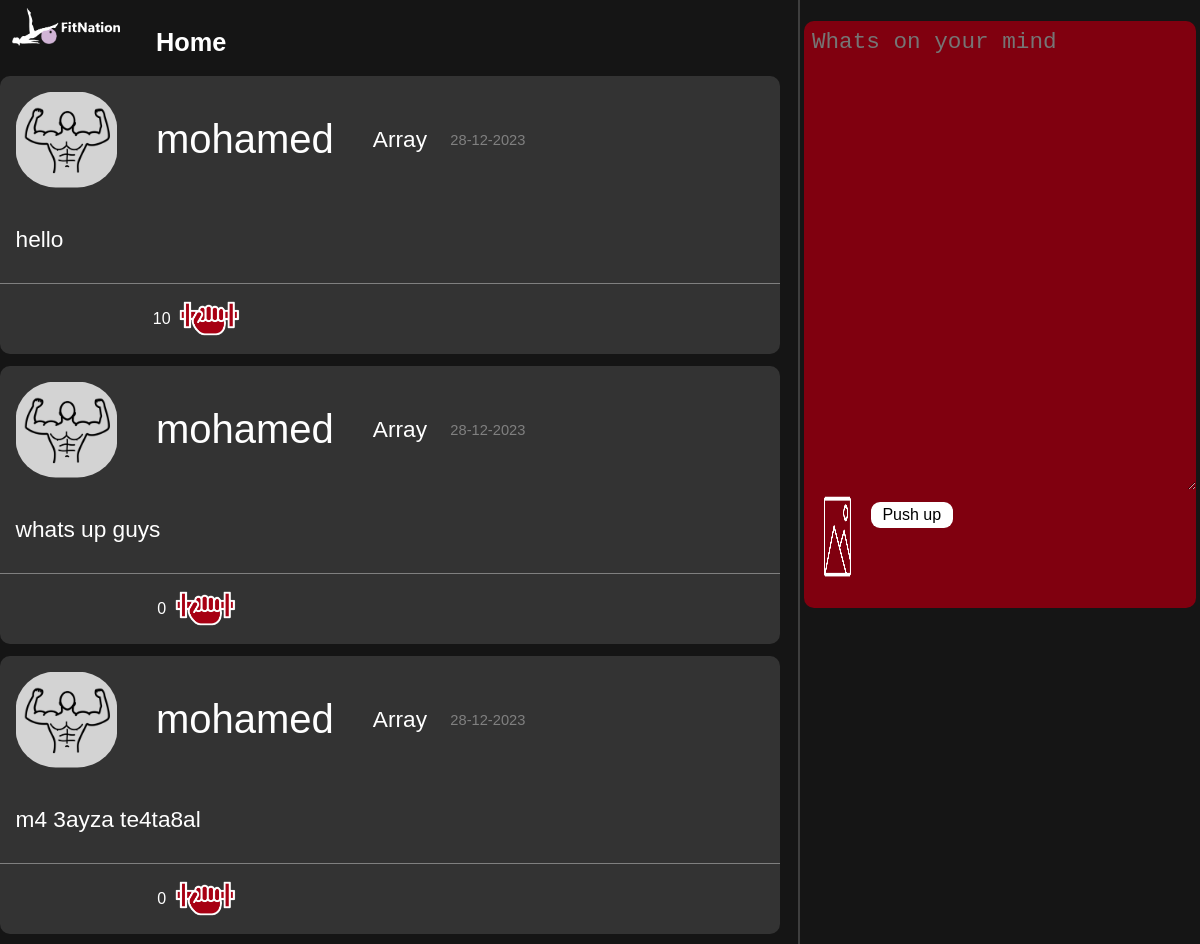
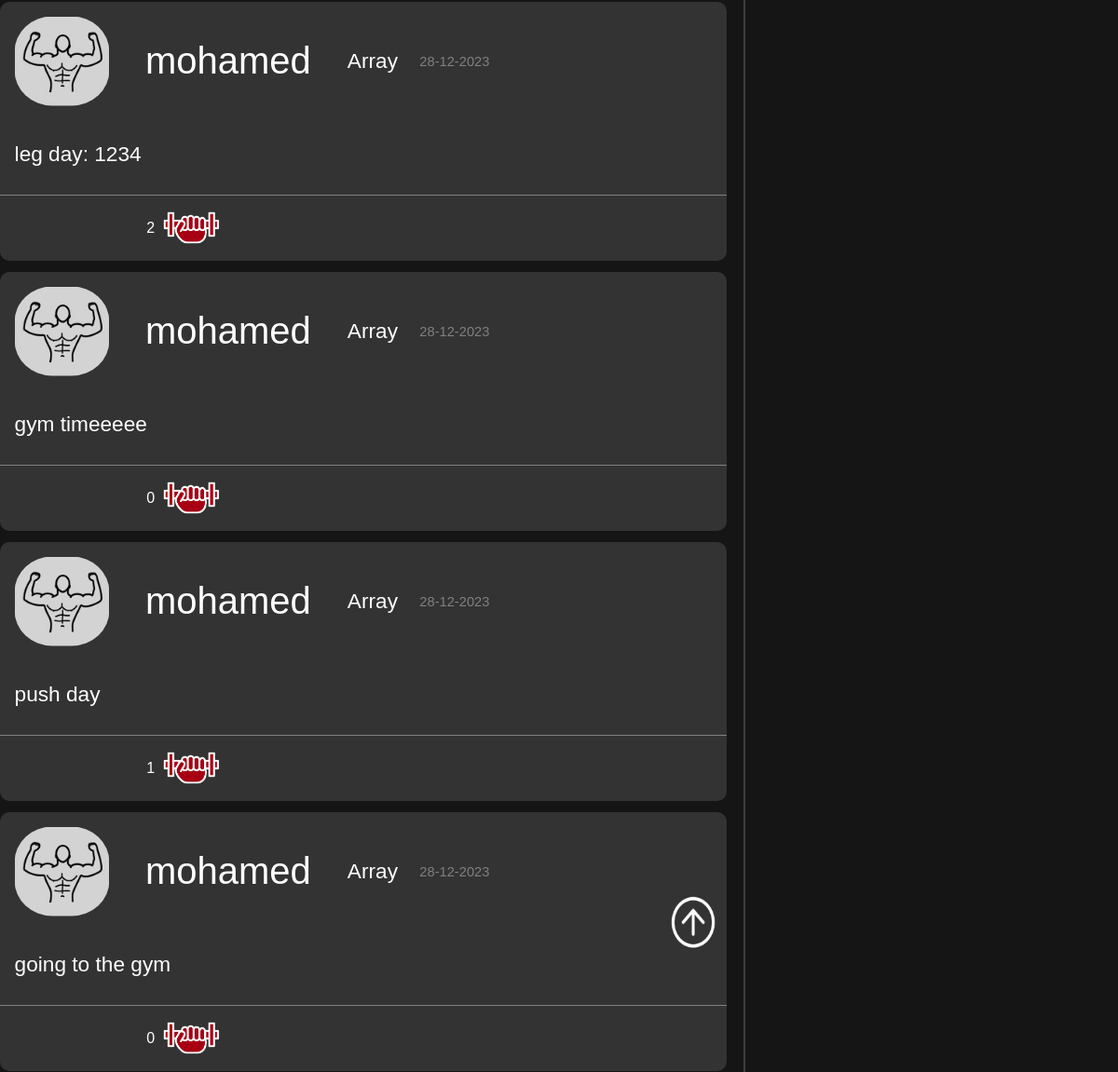
/blog.php (signed in), run on an earlier commit of the app's database (2 pictures, top to bottom).
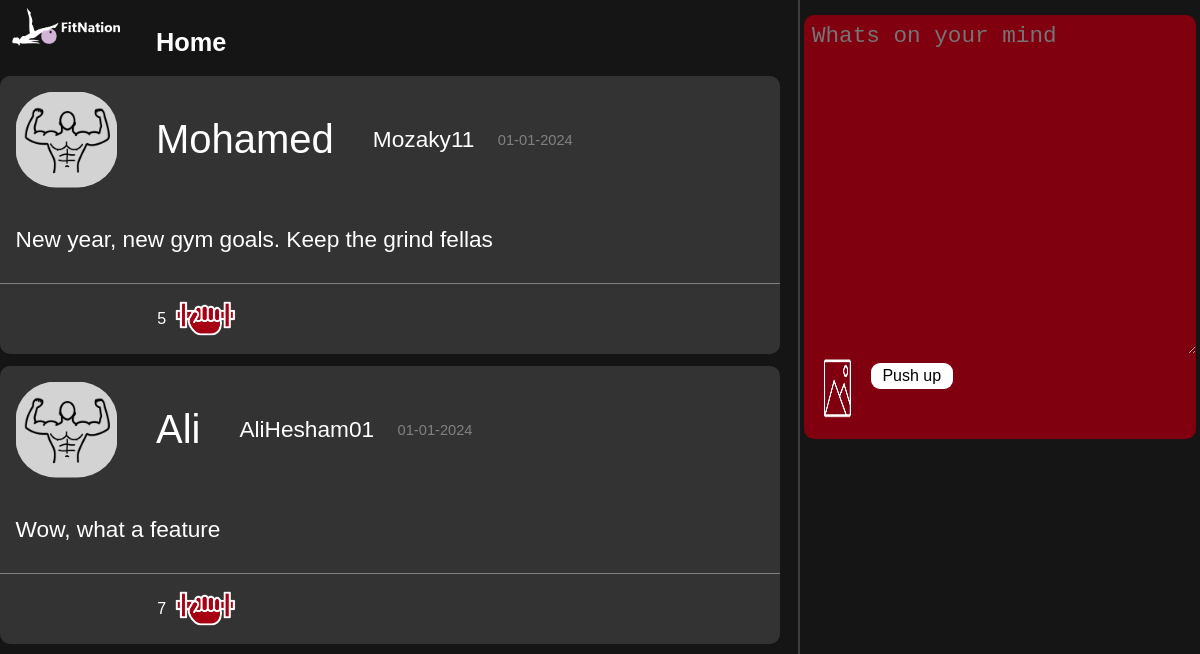
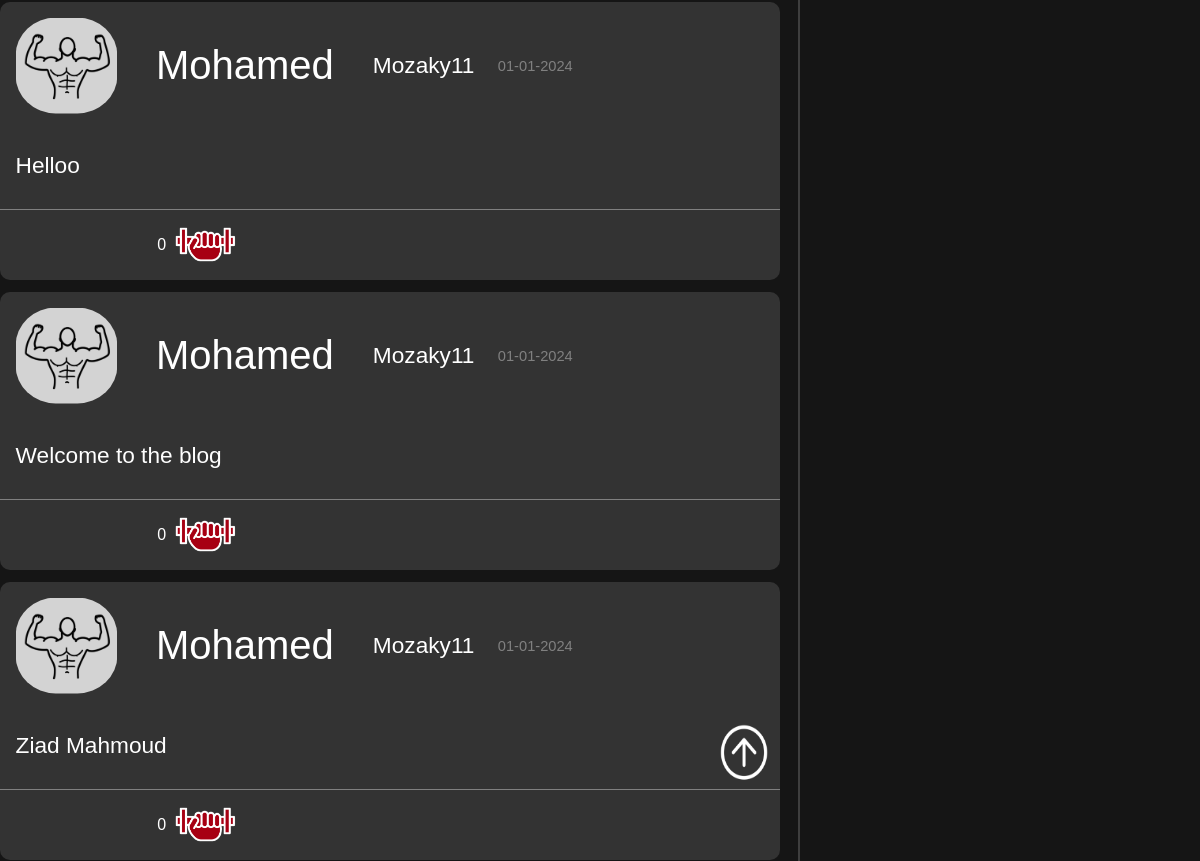
And on a later commit of the database (2 pictures, top to bottom).
### tables this page shows
CREATE TABLE `posts` (
  `Id` int(11) NOT NULL,
  `UserPosted` varchar(30) NOT NULL,
  `Likes` int(11) NOT NULL,
  `Time` varchar(15) NOT NULL,
  `Text` varchar(140) NOT NULL,
  `Image` varchar(30) NOT NULL
);

CREATE TABLE `user` (
  `ID` int(11) NOT NULL,
  `First_Name` varchar(30) NOT NULL,
  `Last_Name` varchar(30) NOT NULL,
  `Username` varchar(30) NOT NULL,
  `Password` varchar(30) NOT NULL,
  `Email` varchar(30) NOT NULL,
  `Phone_Number` int(11) NOT NULL
);

### blog.php (the view, shortened to what this page needs)
<?php
$con = new mysqli('localhost', 'root', '', 'fitnation');
?>
<html>
<head>
    <link rel="stylesheet" href="css/blog.css" type="text/css" />
</head>
<body>
    <img src="assets/img/logo.png" id="logo">
    <a href="index.php" id="home">Home</a>
    <div id="feed">
        <img src="assets/icons/upIcon.png" id="upImg">
        <?php
        $stmt = $con->prepare('select Id , UserPosted , Likes , Time , Text , Image from posts');
        $stmt->execute();
        $result = $stmt->get_result();
        while ($post = $result->fetch_assoc()) {
            $stmt2 = $con->prepare('select First_Name from user where Username = ?');
            $stmt2->bind_param("s", $post["UserPosted"]);
            $stmt2->execute();
            $result2 = $stmt2->get_result();
            $fname = $result2->fetch_assoc();
        ?>
            <br>
            <div id="post">
                <div id="info">
                    <img src="assets/icons/userProfile.png" id="userImg">
                    <span id="Name"><?php echo $fname['First_Name']; ?> </span>
                    <span id="userName"><?php echo $post["UserPosted"]; ?> </span>
                    <span id="time"><?php echo $post["Time"]; ?></span>
                </div>
                <div id="postContent">
                    <div id="postText">
                        <p><?php echo $post["Text"]; ?></p>
                    </div>
                </div>
                <div id="postIcons">
                    <span style="margin-right: 1%;"><?php echo $post["Likes"]; ?></span>
                    <?php $LikeId = $post["Id"];
                    echo "<a href=\"DB/connections/addLike.php?id=$LikeId\"><img id=\"like\" src=\"assets/icons/like2.png\"></a>" ?>
                </div>
            </div>
        <?php }
        ?>
    </div>
    <div id="rightSide">
        <form action="DB/connections/insertpost.php" method="post" id="newPost">
            <textarea name="textarea" id="textarea" placeholder="Whats on your mind" required></textarea><br>
            <img src="assets/icons/uploadImg.png" id="uploadImg">
            <input type="submit" value="Push up" id="pushUp">
        </form>
    </div>
</body>
</html>

### css/blog.css (style rules this page uses)
html { height: 102%; width: 100%; font-family: "Oswald", sans-serif; }
body { width: 100%; height: 100%; position: relative; margin: 0; background-color: rgb(21, 21, 21); }
#logo { position: absolute; top: 1%; left: 1%; width: 9%; }
#home { text-decoration: none; font-size: 19pt; font-weight: bold; position: absolute; top: 3.5%; left: 13%; color: white; cursor: pointer; }
#feed { position: relative; top: 1%; }
#post { background-color: rgb(51, 51, 51); border-radius: 10px; color: white; width: 65%; position: relative; top: 2%; display: inline-block; margin-top: 1%; }
#info { display: flex; justify-content: flex-start; align-items: center; }
#userImg { width: 13%; padding: 2%; border-radius: 42%; }
#Name { padding: 3%; font-size: 30pt; }
#userName { padding: 2%; font-size: 17pt; }
#time { padding: 1%; font-size: 11pt; color: gray; }
#postText { padding-left: 2%; font-size: 17pt; }
#postIcons { border-top: solid 1px gray; margin-top: 1%; padding: 2%; display: flex; justify-content: center; align-items: center; }
#like { width: 14%; }
#upImg { z-index: 1; position: sticky; cursor: pointer; height: 7%; width: 4%; top: 91%; left: 60%; }
#rightSide { width: 34%; height: 100%; text-align: center; border-left: solid 2px rgb(62 62 62); position: fixed; left: 66.5%; top: 0%; }
#newPost { position: absolute; width: 96%; height: 28%; top: 1%; left: 1%; text-align: center; justify-items: center; background-color: #80000f; border-radius: 10px; }
#textarea { position: absolute; width: 100%; height: 80%; left: 0%; justify-items: center; background-color: unset; border: unset; outline: unset; font-size: 17pt; color: white; padding-top: 2%; padding-left: 2%; }
#uploadImg { position: absolute; width: 7%; height: 14%; left: 5%; top: 81%; cursor: pointer; }
#pushUp { padding: 1% 3%; background-color: white; font-size: 12pt; border: unset; position: absolute; left: 17%; top: 82%; border-radius: 9px; cursor: pointer; }

What changed in the data, as far as the page shows it:
removed posts: user.First_Name "mohamed", UserPosted "Array", Time "28-12-2023", Text "hello", Likes "10"
removed posts: user.First_Name "mohamed", UserPosted "Array", Time "28-12-2023", Text "whats up guys", Likes "0"
removed posts: user.First_Name "mohamed", UserPosted "Array", Time "28-12-2023", Text "m4 3ayza te4ta8al", Likes "0"
removed posts: user.First_Name "mohamed", UserPosted "Array", Time "28-12-2023", Text "leg day: 1234", Likes "2"
removed posts: user.First_Name "mohamed", UserPosted "Array", Time "28-12-2023", Text "gym timeeeee", Likes "0"
removed posts: user.First_Name "mohamed", UserPosted "Array", Time "28-12-2023", Text "push day", Likes "1"
removed posts: user.First_Name "mohamed", UserPosted "Array", Time "28-12-2023", Text "going to the gym", Likes "0"
added posts: user.First_Name "Mohamed", UserPosted "Mozaky11", Time "01-01-2024", Text "New year, new gym goals. Keep the grind fellas", Likes "5"
added posts: user.First_Name "Ali", UserPosted "AliHesham01", Time "01-01-2024", Text "Wow, what a feature", Likes "7"
added posts: user.First_Name "Mohamed", UserPosted "Mozaky11", Time "01-01-2024", Text "Helloo", Likes "0"
added posts: user.First_Name "Mohamed", UserPosted "Mozaky11", Time "01-01-2024", Text "Welcome to the blog", Likes "0"
added posts: user.First_Name "Mohamed", UserPosted "Mozaky11", Time "01-01-2024", Text "Ziad Mahmoud", Likes "0"
